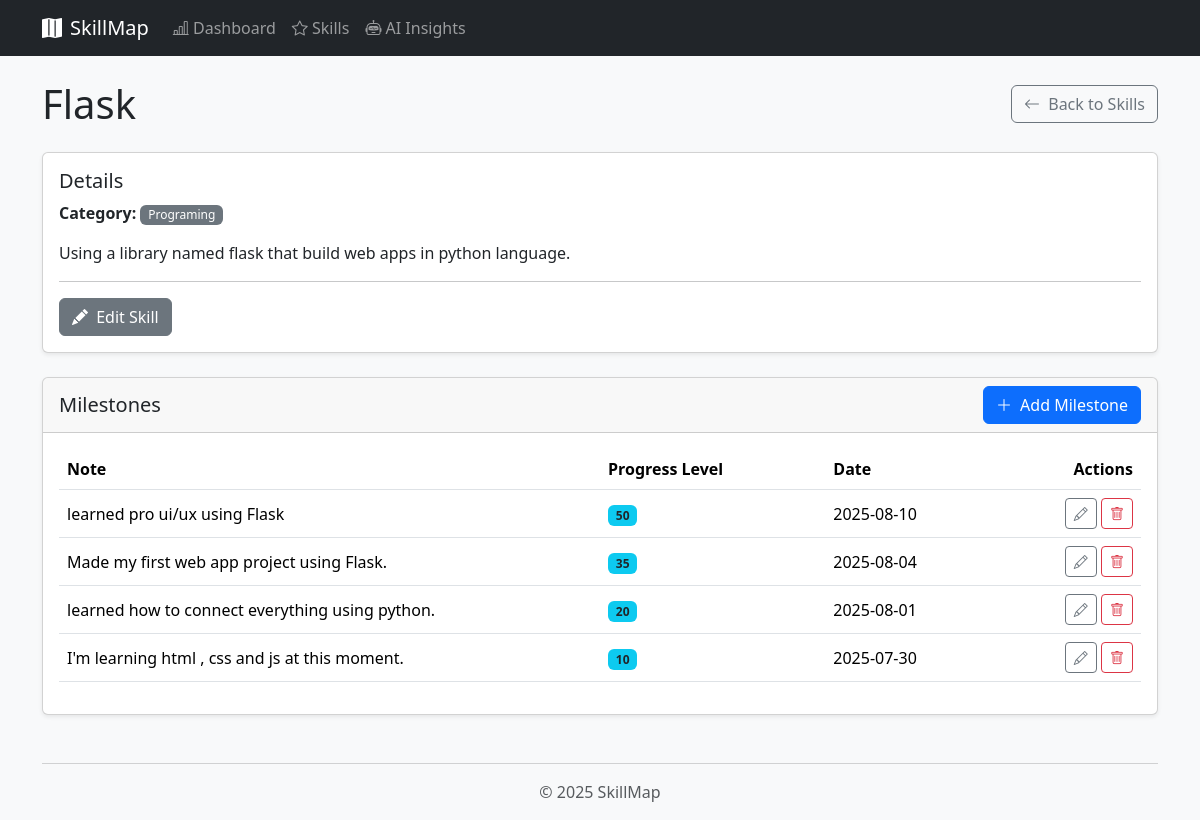
The page /skills/1 on the database its author committed.
### app/models.py (models this page shows, shortened)
class Skill(db.Model):
    __tablename__ = "skills"
    id = db.Column(db.Integer, primary_key=True)
    name = db.Column(db.String(100), nullable=False, unique=True)
    description = db.Column(db.Text)
    category = db.Column(db.String(50))
    created_at = db.Column(db.DateTime, default=datetime.utcnow)
    updated_at = db.Column(
        db.DateTime, default=datetime.utcnow, onupdate=datetime.utcnow
    )
    milestones = db.relationship(
        "Milestone", backref="skill", lazy=True, cascade="all, delete-orphan"
    )
    insights = db.relationship(
        "LLMInsight", backref="skill", lazy=True, cascade="all, delete-orphan"
    )

class Milestone(db.Model):
    __tablename__ = "milestones"
    id = db.Column(db.Integer, primary_key=True)
    skill_id = db.Column(db.Integer, db.ForeignKey("skills.id"), nullable=False)
    note = db.Column(db.Text, nullable=False)
    progress_level = db.Column(db.String(50))  # e.g. Beginner, Intermediate, Advanced
    timestamp = db.Column(db.DateTime, default=datetime.utcnow)

### app/routes/skills.py (the view)
@skills_bp.route("/<int:skill_id>")
def skill_detail(skill_id):
    skill = Skill.query.get_or_404(skill_id)
    milestones = (
        Milestone.query.filter_by(skill_id=skill.id)
        .order_by(Milestone.timestamp.desc())
        .all()
    )
    return render_template("skill_detail.html", skill=skill, milestones=milestones)

### app/templates/skill_detail.html
{% extends "base.html" %} {% block content %}
<div class="d-flex justify-content-between align-items-center mb-4">
  <h1 class="mb-0">{{ skill.name }}</h1>
  <a
    href="{{ url_for('skills.skills_list') }}"
    class="btn btn-outline-secondary"
  >
    <i class="bi bi-arrow-left me-1"></i> Back to Skills
  </a>
</div>
<div class="card shadow-sm mb-4">
  <div class="card-body">
    <h5 class="card-title">Details</h5>
    <p class="card-text">
      <strong>Category:</strong>
      <span class="badge bg-secondary fw-normal"
        >{{ skill.category or '—' }}</span
      >
    </p>
    <p class="card-text">
      {{ skill.description or 'No description provided.' }}
    </p>
    <hr />
    <a
      href="{{ url_for('skills.skill_edit', skill_id=skill.id) }}"
      class="btn btn-secondary"
    >
      <i class="bi bi-pencil-fill me-1"></i> Edit Skill
    </a>
  </div>
</div>
<div class="card shadow-sm mb-4">
  <div class="card-header d-flex justify-content-between align-items-center">
    <h5 class="mb-0">Milestones</h5>
    <a
      href="{{ url_for('skills.milestone_create', skill_id=skill.id) }}"
      class="btn btn-primary"
    >
      <i class="bi bi-plus-lg me-1"></i> Add Milestone
    </a>
  </div>
  <div class="card-body">
    <div class="table-responsive">
      <table class="table table-hover align-middle">
        <thead>
          <tr>
            <th style="width: 50%">Note</th>
            <th>Progress Level</th>
            <th>Date</th>
            <th class="text-end">Actions</th>
          </tr>
        </thead>
        <tbody>
          {% for milestone in milestones %}
          <tr>
            <td>{{ milestone.note }}</td>
            <td>
              <span class="badge bg-info text-dark"
                >{{ milestone.progress_level or '—' }}</span
              >
            </td>
            <td>{{ milestone.timestamp.strftime('%Y-%m-%d') }}</td>
            <td class="text-end">
              <a
                href="{{ url_for('skills.milestone_edit', milestone_id=milestone.id) }}"
                class="btn btn-sm btn-outline-secondary"
              >
                <i class="bi bi-pencil"></i>
              </a>
              <form
                action="{{ url_for('skills.milestone_delete', milestone_id=milestone.id) }}"
                method="post"
                class="confirm-delete"
              >
                <button type="submit" class="btn btn-sm btn-outline-danger">
                  <i class="bi bi-trash"></i>
                </button>
              </form>
            </td>
          </tr>
          {% else %}
          <tr>
            <td colspan="4" class="text-center text-muted p-4">
              No milestones added yet.
            </td>
          </tr>
          {% endfor %}
        </tbody>
      </table>
    </div>
  </div>
</div>
{% endblock %}

### app/templates/base.html (style rules this page uses)
body { background-color: #f8f9fa; }
.confirm-delete { display: inline; }

### rows shown on the page
Skill: name "Flask", category "Programing", description "Using a library named flask that build web apps in python language."
Milestone: note "learned pro ui/ux using Flask", progress_level "50", timestamp "2025-08-10"
Milestone: note "Made my first web app project using Flask.", progress_level "35", timestamp "2025-08-04"
Milestone: note "learned how to connect everything using python.", progress_level "20", timestamp "2025-08-01"
Milestone: note "I'm learning html , css and js at this moment.", progress_level "10", timestamp "2025-07-30"
